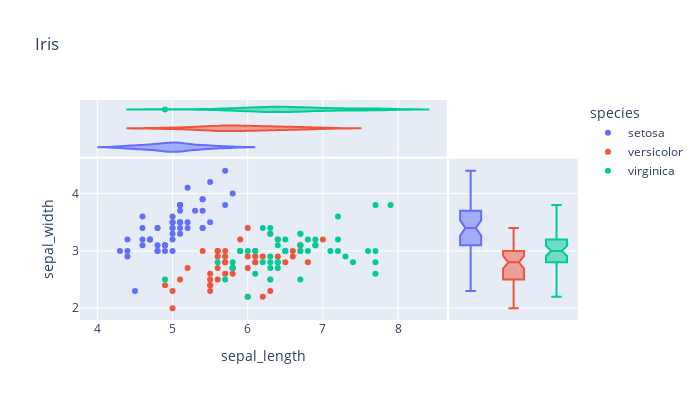

Notebook code for this chart:
### Code cell
px.scatter(data_frame=df, x='sepal_length', y='sepal_width', color='species', marginal_x='violin', marginal_y='box', title='Iris', width=700, height=400)

### Figure 1 — Plotly figure (JSON) as saved in the notebook; plotly's stock layout.template omitted (floating-point values rounded to 4 significant figures)
{"data": [{"hovertemplate": "species=setosa<br>sepal_length=%{x}<br>sepal_width=%{y}<extra></extra>", "legendgroup": "setosa", "marker": {"color": "#636efa", "symbol": "circle"}, "mode": "markers", "name": "setosa", "orientation": "v", "showlegend": true, "type": "scatter", "x": [5.1, 4.9, 4.7, 4.6, 5, 5.4, 4.6, 5, 4.4, 4.9, 5.4, 4.8, 4.8, 4.3, 5.8, 5.7, 5.4, 5.1, 5.7, 5.1, 5.4, 5.1, 4.6, 5.1, 4.8, 5, 5, 5.2, 5.2, 4.7, 4.8, 5.4, 5.2, 5.5, 4.9, 5, 5.5, 4.9, 4.4, 5.1, 5, 4.5, 4.4, 5, 5.1, 4.8, 5.1, 4.6, 5.3, 5], "xaxis": "x", "y": [3.5, 3, 3.2, 3.1, 3.6, 3.9, 3.4, 3.4, 2.9, 3.1, 3.7, 3.4, 3, 3, 4, 4.4, 3.9, 3.5, 3.8, 3.8, 3.4, 3.7, 3.6, 3.3, 3.4, 3, 3.4, 3.5, 3.4, 3.2, 3.1, 3.4, 4.1, 4.2, 3.1, 3.2, 3.5, 3.1, 3, 3.4, 3.5, 2.3, 3.2, 3.5, 3.8, 3, 3.8, 3.2, 3.7, 3.3], "yaxis": "y"}, {"alignmentgroup": "True", "hovertemplate": "species=setosa<br>sepal_length=%{x}<extra></extra>", "legendgroup": "setosa", "marker": {"color": "#636efa", "symbol": "circle"}, "name": "setosa", "offsetgroup": "setosa", "scalegroup": "x", "showlegend": false, "type": "violin", "x": [5.1, 4.9, 4.7, 4.6, 5, 5.4, 4.6, 5, 4.4, 4.9, 5.4, 4.8, 4.8, 4.3, 5.8, 5.7, 5.4, 5.1, 5.7, 5.1, 5.4, 5.1, 4.6, 5.1, 4.8, 5, 5, 5.2, 5.2, 4.7, 4.8, 5.4, 5.2, 5.5, 4.9, 5, 5.5, 4.9, 4.4, 5.1, 5, 4.5, 4.4, 5, 5.1, 4.8, 5.1, 4.6, 5.3, 5], "xaxis": "x3", "yaxis": "y3"}, {"alignmentgroup": "True", "hovertemplate": "species=setosa<br>sepal_width=%{y}<extra></extra>", "legendgroup": "setosa", "marker": {"color": "#636efa", "symbol": "circle"}, "name": "setosa", "notched": true, "offsetgroup": "setosa", "showlegend": false, "type": "box", "xaxis": "x2", "y": [3.5, 3, 3.2, 3.1, 3.6, 3.9, 3.4, 3.4, 2.9, 3.1, 3.7, 3.4, 3, 3, 4, 4.4, 3.9, 3.5, 3.8, 3.8, 3.4, 3.7, 3.6, 3.3, 3.4, 3, 3.4, 3.5, 3.4, 3.2, 3.1, 3.4, 4.1, 4.2, 3.1, 3.2, 3.5, 3.1, 3, 3.4, 3.5, 2.3, 3.2, 3.5, 3.8, 3, 3.8, 3.2, 3.7, 3.3], "yaxis": "y2"}, {"hovertemplate": "species=versicolor<br>sepal_length=%{x}<br>sepal_width=%{y}<extra></extra>", "legendgroup": "versicolor", "marker": {"color": "#EF553B", "symbol": "circle"}, "mode": "markers", "name": "versicolor", "orientation": "v", "showlegend": true, "type": "scatter", "x": [7, 6.4, 6.9, 5.5, 6.5, 5.7, 6.3, 4.9, 6.6, 5.2, 5, 5.9, 6, 6.1, 5.6, 6.7, 5.6, 5.8, 6.2, 5.6, 5.9, 6.1, 6.3, 6.1, 6.4, 6.6, 6.8, 6.7, 6, 5.7, 5.5, 5.5, 5.8, 6, 5.4, 6, 6.7, 6.3, 5.6, 5.5, 5.5, 6.1, 5.8, 5, 5.6, 5.7, 5.7, 6.2, 5.1, 5.7], "xaxis": "x", "y": [3.2, 3.2, 3.1, 2.3, 2.8, 2.8, 3.3, 2.4, 2.9, 2.7, 2, 3, 2.2, 2.9, 2.9, 3.1, 3, 2.7, 2.2, 2.5, 3.2, 2.8, 2.5, 2.8, 2.9, 3, 2.8, 3, 2.9, 2.6, 2.4, 2.4, 2.7, 2.7, 3, 3.4, 3.1, 2.3, 3, 2.5, 2.6, 3, 2.6, 2.3, 2.7, 3, 2.9, 2.9, 2.5, 2.8], "yaxis": "y"}, {"alignmentgroup": "True", "hovertemplate": "species=versicolor<br>sepal_length=%{x}<extra></extra>", "legendgroup": "versicolor", "marker": {"color": "#EF553B", "symbol": "circle"}, "name": "versicolor", "offsetgroup": "versicolor", "scalegroup": "x", "showlegend": false, "type": "violin", "x": [7, 6.4, 6.9, 5.5, 6.5, 5.7, 6.3, 4.9, 6.6, 5.2, 5, 5.9, 6, 6.1, 5.6, 6.7, 5.6, 5.8, 6.2, 5.6, 5.9, 6.1, 6.3, 6.1, 6.4, 6.6, 6.8, 6.7, 6, 5.7, 5.5, 5.5, 5.8, 6, 5.4, 6, 6.7, 6.3, 5.6, 5.5, 5.5, 6.1, 5.8, 5, 5.6, 5.7, 5.7, 6.2, 5.1, 5.7], "xaxis": "x3", "yaxis": "y3"}, {"alignmentgroup": "True", "hovertemplate": "species=versicolor<br>sepal_width=%{y}<extra></extra>", "legendgroup": "versicolor", "marker": {"color": "#EF553B", "symbol": "circle"}, "name": "versicolor", "notched": true, "offsetgroup": "versicolor", "showlegend": false, "type": "box", "xaxis": "x2", "y": [3.2, 3.2, 3.1, 2.3, 2.8, 2.8, 3.3, 2.4, 2.9, 2.7, 2, 3, 2.2, 2.9, 2.9, 3.1, 3, 2.7, 2.2, 2.5, 3.2, 2.8, 2.5, 2.8, 2.9, 3, 2.8, 3, 2.9, 2.6, 2.4, 2.4, 2.7, 2.7, 3, 3.4, 3.1, 2.3, 3, 2.5, 2.6, 3, 2.6, 2.3, 2.7, 3, 2.9, 2.9, 2.5, 2.8], "yaxis": "y2"}, {"hovertemplate": "species=virginica<br>sepal_length=%{x}<br>sepal_width=%{y}<extra></extra>", "legendgroup": "virginica", "marker": {"color": "#00cc96", "symbol": "circle"}, "mode": "markers", "name": "virginica", "orientation": "v", "showlegend": true, "type": "scatter", "x": [6.3, 5.8, 7.1, 6.3, 6.5, 7.6, 4.9, 7.3, 6.7, 7.2, 6.5, 6.4, 6.8, 5.7, 5.8, 6.4, 6.5, 7.7, 7.7, 6, 6.9, 5.6, 7.7, 6.3, 6.7, 7.2, 6.2, 6.1, 6.4, 7.2, 7.4, 7.9, 6.4, 6.3, 6.1, 7.7, 6.3, 6.4, 6, 6.9, 6.7, 6.9, 5.8, 6.8, 6.7, 6.7, 6.3, 6.5, 6.2, 5.9], "xaxis": "x", "y": [3.3, 2.7, 3, 2.9, 3, 3, 2.5, 2.9, 2.5, 3.6, 3.2, 2.7, 3, 2.5, 2.8, 3.2, 3, 3.8, 2.6, 2.2, 3.2, 2.8, 2.8, 2.7, 3.3, 3.2, 2.8, 3, 2.8, 3, 2.8, 3.8, 2.8, 2.8, 2.6, 3, 3.4, 3.1, 3, 3.1, 3.1, 3.1, 2.7, 3.2, 3.3, 3, 2.5, 3, 3.4, 3], "yaxis": "y"}, {"alignmentgroup": "True", "hovertemplate": "species=virginica<br>sepal_length=%{x}<extra></extra>", "legendgroup": "virginica", "marker": {"color": "#00cc96", "symbol": "circle"}, "name": "virginica", "offsetgroup": "virginica", "scalegroup": "x", "showlegend": false, "type": "violin", "x": [6.3, 5.8, 7.1, 6.3, 6.5, 7.6, 4.9, 7.3, 6.7, 7.2, 6.5, 6.4, 6.8, 5.7, 5.8, 6.4, 6.5, 7.7, 7.7, 6, 6.9, 5.6, 7.7, 6.3, 6.7, 7.2, 6.2, 6.1, 6.4, 7.2, 7.4, 7.9, 6.4, 6.3, 6.1, 7.7, 6.3, 6.4, 6, 6.9, 6.7, 6.9, 5.8, 6.8, 6.7, 6.7, 6.3, 6.5, 6.2, 5.9], "xaxis": "x3", "yaxis": "y3"}, {"alignmentgroup": "True", "hovertemplate": "species=virginica<br>sepal_width=%{y}<extra></extra>", "legendgroup": "virginica", "marker": {"color": "#00cc96", "symbol": "circle"}, "name": "virginica", "notched": true, "offsetgroup": "virginica", "showlegend": false, "type": "box", "xaxis": "x2", "y": [3.3, 2.7, 3, 2.9, 3, 3, 2.5, 2.9, 2.5, 3.6, 3.2, 2.7, 3, 2.5, 2.8, 3.2, 3, 3.8, 2.6, 2.2, 3.2, 2.8, 2.8, 2.7, 3.3, 3.2, 2.8, 3, 2.8, 3, 2.8, 3.8, 2.8, 2.8, 2.6, 3, 3.4, 3.1, 3, 3.1, 3.1, 3.1, 2.7, 3.2, 3.3, 3, 2.5, 3, 3.4, 3], "yaxis": "y2"}], "layout": {"height": 400, "legend": {"title": {"text": "species"}, "tracegroupgap": 0}, "title": {"text": "Iris"}, "width": 700, "xaxis": {"anchor": "y", "domain": [0, 0.7363], "title": {"text": "sepal_length"}}, "xaxis2": {"anchor": "y2", "domain": [0.7413, 1], "matches": "x2", "showgrid": false, "showline": false, "showticklabels": false, "ticks": ""}, "xaxis3": {"anchor": "y3", "domain": [0, 0.7363], "matches": "x", "showgrid": true, "showticklabels": false}, "xaxis4": {"anchor": "y4", "domain": [0.7413, 1], "matches": "x2", "showgrid": false, "showline": false, "showticklabels": false, "ticks": ""}, "yaxis": {"anchor": "x", "domain": [0, 0.7326], "title": {"text": "sepal_width"}}, "yaxis2": {"anchor": "x2", "domain": [0, 0.7326], "matches": "y", "showgrid": true, "showticklabels": false}, "yaxis3": {"anchor": "x3", "domain": [0.7426, 1], "matches": "y3", "showgrid": false, "showline": false, "showticklabels": false, "ticks": ""}, "yaxis4": {"anchor": "x4", "domain": [0.7426, 1], "matches": "y3", "showgrid": true, "showline": false, "showticklabels": false, "ticks": ""}}}
